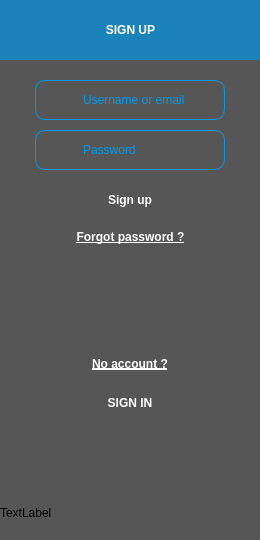
<?xml version="1.0" encoding="UTF-8"?>
<ui version="4.0">
 <class>Connection</class>
 <widget class="QWidget" name="Connection">
  <property name="geometry">
   <rect>
    <x>0</x>
    <y>0</y>
    <width>260</width>
    <height>540</height>
   </rect>
  </property>
  <property name="windowTitle">
   <string>Form</string>
  </property>
  <property name="styleSheet">
   <string notr="true">background:transparent;</string>
  </property>
  <widget class="QWidget" name="mainWidget" native="true">
   <property name="geometry">
    <rect>
     <x>0</x>
     <y>0</y>
     <width>261</width>
     <height>541</height>
    </rect>
   </property>
   <property name="styleSheet">
    <string notr="true">background: rgba(86, 86, 86, 86, 0.7);</string>
   </property>
   <widget class="QWidget" name="verticalLayoutWidget">
    <property name="geometry">
     <rect>
      <x>0</x>
      <y>0</y>
      <width>261</width>
      <height>563</height>
     </rect>
    </property>
    <layout class="QVBoxLayout" name="verticalLayout">
     <property name="spacing">
      <number>10</number>
     </property>
     <property name="bottomMargin">
      <number>30</number>
     </property>
     <item alignment="Qt::AlignTop">
      <widget class="QLabel" name="connectionLabel">
       <property name="minimumSize">
        <size>
         <width>0</width>
         <height>70</height>
        </size>
       </property>
       <property name="maximumSize">
        <size>
         <width>16777215</width>
         <height>70</height>
        </size>
       </property>
       <property name="styleSheet">
        <string notr="true">QLabel#connectionLabel {
	background:rgba(3, 151, 229, 0.7);
	font: 75 14pt &quot;MS Shell Dlg 2&quot;;
	color: white;
	font-weight: bold;
	margin-bottom: 10px;
}</string>
       </property>
       <property name="text">
        <string>SIGN UP</string>
       </property>
       <property name="alignment">
        <set>Qt::AlignCenter</set>
       </property>
      </widget>
     </item>
     <item alignment="Qt::AlignHCenter|Qt::AlignTop">
      <widget class="QLineEdit" name="usernameEdit">
       <property name="minimumSize">
        <size>
         <width>190</width>
         <height>40</height>
        </size>
       </property>
       <property name="maximumSize">
        <size>
         <width>190</width>
         <height>40</height>
        </size>
       </property>
       <property name="styleSheet">
        <string notr="true">QLineEdit#usernameEdit {
	border-radius: 10px;
	background: url(C:/Everywhere/images/account.png)  no-repeat;
	padding-left: 45 px;
	color: rgb(3, 151, 229);
	font: 10pt &quot;MS Shell Dlg 2&quot;;
	border: 1px solid rgb(3, 151, 229);
}</string>
       </property>
       <property name="text">
        <string>Username or email</string>
       </property>
      </widget>
     </item>
     <item alignment="Qt::AlignHCenter">
      <widget class="QLineEdit" name="passwordEdit">
       <property name="minimumSize">
        <size>
         <width>190</width>
         <height>40</height>
        </size>
       </property>
       <property name="maximumSize">
        <size>
         <width>190</width>
         <height>40</height>
        </size>
       </property>
       <property name="styleSheet">
        <string notr="true">QLineEdit#passwordEdit {
	border-radius: 10px;
	background: url(C:/Everywhere/images/lock.png)  no-repeat;
	padding-left: 45 px;
	color: rgb(3, 151, 229);
	font: 10pt &quot;MS Shell Dlg 2&quot;;
	border: 1px solid rgb(3, 151, 229);
}</string>
       </property>
       <property name="text">
        <string>Password</string>
       </property>
      </widget>
     </item>
     <item alignment="Qt::AlignHCenter">
      <widget class="QPushButton" name="connectButton">
       <property name="minimumSize">
        <size>
         <width>190</width>
         <height>40</height>
        </size>
       </property>
       <property name="maximumSize">
        <size>
         <width>190</width>
         <height>40</height>
        </size>
       </property>
       <property name="styleSheet">
        <string notr="true">QPushButton#connectButton {
	background: url(C:/Everywhere/images/backgroundbutton.png) no-repeat;
	border-radius:10px;
	color: white;
	font: 10pt &quot;MS Shell Dlg 2&quot;;
	font-weight: bold;
}

QPushButton#connectButton:pressed {
	background: url(C:/Everywhere/images/backgroundbutton-pressed.png) no-repeat;
}</string>
       </property>
       <property name="text">
        <string>Sign up</string>
       </property>
      </widget>
     </item>
     <item>
      <widget class="QPushButton" name="forgotPassword">
       <property name="styleSheet">
        <string notr="true">QPushButton#forgotPassword {
	border:none;
	color: white;
	
	font: 10pt &quot;MS Shell Dlg 2&quot;;
	text-decoration: underline;
	background:transparent;
	font-weight: bold;
}</string>
       </property>
       <property name="text">
        <string>Forgot password ?</string>
       </property>
      </widget>
     </item>
     <item alignment="Qt::AlignHCenter">
      <widget class="QPushButton" name="googleButton">
       <property name="minimumSize">
        <size>
         <width>190</width>
         <height>40</height>
        </size>
       </property>
       <property name="maximumSize">
        <size>
         <width>190</width>
         <height>40</height>
        </size>
       </property>
       <property name="styleSheet">
        <string notr="true">QPushButton#googleButton {
	background: url(C:/Everywhere/images/google-signup.png) no-repeat;
	border-radius:10px;
}

QPushButton#googleButton:pressed {
	background: url(C:/Everywhere/images/google-signup-pressed.png) no-repeat;
}</string>
       </property>
       <property name="text">
        <string/>
       </property>
      </widget>
     </item>
     <item alignment="Qt::AlignHCenter">
      <widget class="QPushButton" name="facebookButton">
       <property name="minimumSize">
        <size>
         <width>190</width>
         <height>40</height>
        </size>
       </property>
       <property name="maximumSize">
        <size>
         <width>190</width>
         <height>40</height>
        </size>
       </property>
       <property name="styleSheet">
        <string notr="true">QPushButton#facebookButton {
	background: url(C:/Everywhere/images/facebook-signup.png) no-repeat;
	border-radius:10px;
}

QPushButton#facebookButton:pressed {
	background: url(C:/Everywhere/images/facebook-signup-pressed.png) no-repeat;
}</string>
       </property>
       <property name="text">
        <string/>
       </property>
      </widget>
     </item>
     <item alignment="Qt::AlignHCenter">
      <widget class="QLabel" name="orLabel">
       <property name="styleSheet">
        <string notr="true">QLabel#orLabel {
	border:none;
	color: white;
	
	font: 10pt &quot;MS Shell Dlg 2&quot;;
	text-decoration: underline;
	background:transparent;
	font-weight: bold;
}</string>
       </property>
       <property name="text">
        <string>No account ?</string>
       </property>
      </widget>
     </item>
     <item alignment="Qt::AlignHCenter">
      <widget class="QPushButton" name="signinButton">
       <property name="minimumSize">
        <size>
         <width>190</width>
         <height>40</height>
        </size>
       </property>
       <property name="maximumSize">
        <size>
         <width>190</width>
         <height>40</height>
        </size>
       </property>
       <property name="styleSheet">
        <string notr="true">QPushButton#signinButton {
	background: url(C:/Everywhere/images/backgroundbutton.png) no-repeat;
	border-radius:10px;
	color: white;
	font: 10pt &quot;MS Shell Dlg 2&quot;;
	font-weight: bold;
}

QPushButton#signinButton:pressed {
	background: url(C:/Everywhere/images/backgroundbutton-pressed.png) no-repeat;
}</string>
       </property>
       <property name="text">
        <string>SIGN IN</string>
       </property>
      </widget>
     </item>
     <item alignment="Qt::AlignHCenter">
      <widget class="QLabel" name="ring">
       <property name="minimumSize">
        <size>
         <width>50</width>
         <height>50</height>
        </size>
       </property>
       <property name="maximumSize">
        <size>
         <width>50</width>
         <height>50</height>
        </size>
       </property>
       <property name="styleSheet">
        <string notr="true">background:transparent;</string>
       </property>
       <property name="text">
        <string/>
       </property>
      </widget>
     </item>
     <item>
      <widget class="QLabel" name="warning">
       <property name="minimumSize">
        <size>
         <width>0</width>
         <height>40</height>
        </size>
       </property>
       <property name="text">
        <string>TextLabel</string>
       </property>
      </widget>
     </item>
    </layout>
   </widget>
  </widget>
 </widget>
 <resources/>
 <connections/>
</ui>
